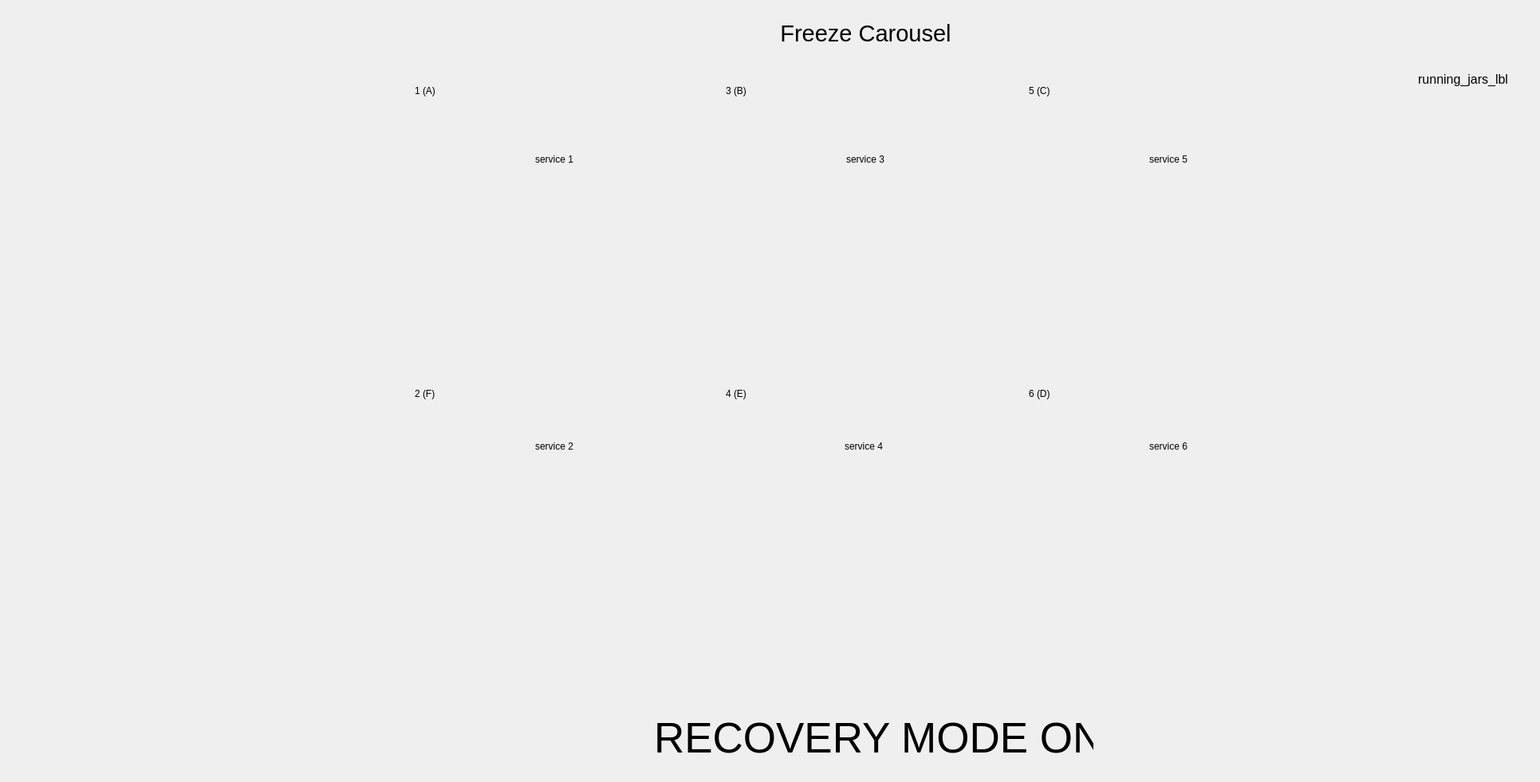
<?xml version="1.0" encoding="UTF-8"?>
<ui version="4.0">
 <class>home_frame</class>
 <widget class="QFrame" name="home_frame">
  <property name="geometry">
   <rect>
    <x>0</x>
    <y>0</y>
    <width>1931</width>
    <height>981</height>
   </rect>
  </property>
  <property name="windowTitle">
   <string>HomeFrame</string>
  </property>
  <widget class="QPushButton" name="service_1_btn">
   <property name="geometry">
    <rect>
     <x>530</x>
     <y>170</y>
     <width>330</width>
     <height>60</height>
    </rect>
   </property>
   <property name="text">
    <string>service 1</string>
   </property>
   <property name="flat">
    <bool>true</bool>
   </property>
   <attribute name="buttonGroup">
    <string notr="true">service_btn_group</string>
   </attribute>
  </widget>
  <widget class="QPushButton" name="service_3_btn">
   <property name="geometry">
    <rect>
     <x>920</x>
     <y>170</y>
     <width>330</width>
     <height>60</height>
    </rect>
   </property>
   <property name="text">
    <string>service 3</string>
   </property>
   <property name="flat">
    <bool>true</bool>
   </property>
   <attribute name="buttonGroup">
    <string notr="true">service_btn_group</string>
   </attribute>
  </widget>
  <widget class="QPushButton" name="service_6_btn">
   <property name="geometry">
    <rect>
     <x>1300</x>
     <y>530</y>
     <width>330</width>
     <height>60</height>
    </rect>
   </property>
   <property name="text">
    <string>service 6</string>
   </property>
   <property name="flat">
    <bool>true</bool>
   </property>
   <attribute name="buttonGroup">
    <string notr="true">service_btn_group</string>
   </attribute>
  </widget>
  <widget class="QPushButton" name="service_4_btn">
   <property name="geometry">
    <rect>
     <x>918</x>
     <y>530</y>
     <width>330</width>
     <height>60</height>
    </rect>
   </property>
   <property name="text">
    <string>service 4</string>
   </property>
   <property name="flat">
    <bool>true</bool>
   </property>
   <attribute name="buttonGroup">
    <string notr="true">service_btn_group</string>
   </attribute>
  </widget>
  <widget class="QPushButton" name="service_2_btn">
   <property name="geometry">
    <rect>
     <x>530</x>
     <y>530</y>
     <width>330</width>
     <height>60</height>
    </rect>
   </property>
   <property name="text">
    <string>service 2</string>
   </property>
   <property name="flat">
    <bool>true</bool>
   </property>
   <attribute name="buttonGroup">
    <string notr="true">service_btn_group</string>
   </attribute>
  </widget>
  <widget class="QPushButton" name="service_5_btn">
   <property name="geometry">
    <rect>
     <x>1300</x>
     <y>170</y>
     <width>330</width>
     <height>60</height>
    </rect>
   </property>
   <property name="text">
    <string>service 5</string>
   </property>
   <property name="flat">
    <bool>true</bool>
   </property>
   <attribute name="buttonGroup">
    <string notr="true">service_btn_group</string>
   </attribute>
  </widget>
  <widget class="QPushButton" name="service_0_btn">
   <property name="geometry">
    <rect>
     <x>290</x>
     <y>170</y>
     <width>171</width>
     <height>81</height>
    </rect>
   </property>
   <property name="autoFillBackground">
    <bool>false</bool>
   </property>
   <property name="styleSheet">
    <string notr="true">background:#EEEEFF</string>
   </property>
   <property name="text">
    <string/>
   </property>
   <property name="icon">
    <iconset>
     <normaloff>../images/alfa_logo.png</normaloff>../images/alfa_logo.png</iconset>
   </property>
   <property name="iconSize">
    <size>
     <width>160</width>
     <height>68</height>
    </size>
   </property>
   <property name="flat">
    <bool>true</bool>
   </property>
   <attribute name="buttonGroup">
    <string notr="true">service_btn_group</string>
   </attribute>
  </widget>
  <widget class="QLabel" name="sinottico">
   <property name="geometry">
    <rect>
     <x>4</x>
     <y>4</y>
     <width>1912</width>
     <height>972</height>
    </rect>
   </property>
   <property name="text">
    <string/>
   </property>
   <property name="pixmap">
    <pixmap>../images/sinottico_6.png</pixmap>
   </property>
   <property name="scaledContents">
    <bool>true</bool>
   </property>
  </widget>
  <widget class="QPushButton" name="feed_jar_btn">
   <property name="geometry">
    <rect>
     <x>90</x>
     <y>350</y>
     <width>141</width>
     <height>91</height>
    </rect>
   </property>
   <property name="text">
    <string/>
   </property>
   <property name="icon">
    <iconset>
     <normaloff>../images/arrow-green.png</normaloff>../images/arrow-green.png</iconset>
   </property>
   <property name="iconSize">
    <size>
     <width>120</width>
     <height>60</height>
    </size>
   </property>
   <property name="flat">
    <bool>true</bool>
   </property>
   <attribute name="buttonGroup">
    <string notr="true">action_btn_group</string>
   </attribute>
  </widget>
  <widget class="QPushButton" name="deliver_jar_btn">
   <property name="geometry">
    <rect>
     <x>10</x>
     <y>460</y>
     <width>171</width>
     <height>91</height>
    </rect>
   </property>
   <property name="text">
    <string/>
   </property>
   <property name="icon">
    <iconset>
     <normaloff>../images/arrow-red.png</normaloff>../images/arrow-red.png</iconset>
   </property>
   <property name="iconSize">
    <size>
     <width>120</width>
     <height>60</height>
    </size>
   </property>
   <property name="flat">
    <bool>true</bool>
   </property>
   <attribute name="buttonGroup">
    <string notr="true">action_btn_group</string>
   </attribute>
  </widget>
  <widget class="QPushButton" name="action_01_btn">
   <property name="geometry">
    <rect>
     <x>270</x>
     <y>390</y>
     <width>71</width>
     <height>61</height>
    </rect>
   </property>
   <property name="text">
    <string/>
   </property>
   <property name="icon">
    <iconset>
     <normaloff>../images/settings.png</normaloff>../images/settings.png</iconset>
   </property>
   <property name="iconSize">
    <size>
     <width>50</width>
     <height>50</height>
    </size>
   </property>
   <property name="flat">
    <bool>true</bool>
   </property>
   <attribute name="buttonGroup">
    <string notr="true">action_btn_group</string>
   </attribute>
  </widget>
  <widget class="QPushButton" name="action_03_btn">
   <property name="geometry">
    <rect>
     <x>950</x>
     <y>390</y>
     <width>71</width>
     <height>61</height>
    </rect>
   </property>
   <property name="text">
    <string/>
   </property>
   <property name="icon">
    <iconset>
     <normaloff>../images/settings.png</normaloff>../images/settings.png</iconset>
   </property>
   <property name="iconSize">
    <size>
     <width>50</width>
     <height>50</height>
    </size>
   </property>
   <property name="flat">
    <bool>true</bool>
   </property>
   <attribute name="buttonGroup">
    <string notr="true">action_btn_group</string>
   </attribute>
  </widget>
  <widget class="QPushButton" name="action_02_btn">
   <property name="geometry">
    <rect>
     <x>560</x>
     <y>390</y>
     <width>71</width>
     <height>61</height>
    </rect>
   </property>
   <property name="text">
    <string/>
   </property>
   <property name="icon">
    <iconset>
     <normaloff>../images/settings.png</normaloff>../images/settings.png</iconset>
   </property>
   <property name="iconSize">
    <size>
     <width>50</width>
     <height>50</height>
    </size>
   </property>
   <property name="flat">
    <bool>true</bool>
   </property>
   <attribute name="buttonGroup">
    <string notr="true">action_btn_group</string>
   </attribute>
  </widget>
  <widget class="QPushButton" name="action_04_btn">
   <property name="geometry">
    <rect>
     <x>1330</x>
     <y>390</y>
     <width>71</width>
     <height>61</height>
    </rect>
   </property>
   <property name="text">
    <string/>
   </property>
   <property name="icon">
    <iconset>
     <normaloff>../images/settings.png</normaloff>../images/settings.png</iconset>
   </property>
   <property name="iconSize">
    <size>
     <width>50</width>
     <height>50</height>
    </size>
   </property>
   <property name="flat">
    <bool>true</bool>
   </property>
   <attribute name="buttonGroup">
    <string notr="true">action_btn_group</string>
   </attribute>
  </widget>
  <widget class="QPushButton" name="action_08_btn">
   <property name="geometry">
    <rect>
     <x>560</x>
     <y>760</y>
     <width>71</width>
     <height>61</height>
    </rect>
   </property>
   <property name="text">
    <string/>
   </property>
   <property name="icon">
    <iconset>
     <normaloff>../images/settings.png</normaloff>../images/settings.png</iconset>
   </property>
   <property name="iconSize">
    <size>
     <width>50</width>
     <height>50</height>
    </size>
   </property>
   <property name="flat">
    <bool>true</bool>
   </property>
   <attribute name="buttonGroup">
    <string notr="true">action_btn_group</string>
   </attribute>
  </widget>
  <widget class="QPushButton" name="action_06_btn">
   <property name="geometry">
    <rect>
     <x>1330</x>
     <y>760</y>
     <width>71</width>
     <height>61</height>
    </rect>
   </property>
   <property name="text">
    <string/>
   </property>
   <property name="icon">
    <iconset>
     <normaloff>../images/settings.png</normaloff>../images/settings.png</iconset>
   </property>
   <property name="iconSize">
    <size>
     <width>50</width>
     <height>50</height>
    </size>
   </property>
   <property name="flat">
    <bool>true</bool>
   </property>
   <attribute name="buttonGroup">
    <string notr="true">action_btn_group</string>
   </attribute>
  </widget>
  <widget class="QPushButton" name="action_07_btn">
   <property name="geometry">
    <rect>
     <x>950</x>
     <y>760</y>
     <width>71</width>
     <height>61</height>
    </rect>
   </property>
   <property name="text">
    <string/>
   </property>
   <property name="icon">
    <iconset>
     <normaloff>../images/settings.png</normaloff>../images/settings.png</iconset>
   </property>
   <property name="iconSize">
    <size>
     <width>50</width>
     <height>50</height>
    </size>
   </property>
   <property name="flat">
    <bool>true</bool>
   </property>
   <attribute name="buttonGroup">
    <string notr="true">action_btn_group</string>
   </attribute>
  </widget>
  <widget class="QPushButton" name="action_05_btn">
   <property name="geometry">
    <rect>
     <x>1680</x>
     <y>580</y>
     <width>71</width>
     <height>61</height>
    </rect>
   </property>
   <property name="text">
    <string/>
   </property>
   <property name="icon">
    <iconset>
     <normaloff>../images/settings.png</normaloff>../images/settings.png</iconset>
   </property>
   <property name="iconSize">
    <size>
     <width>50</width>
     <height>50</height>
    </size>
   </property>
   <property name="flat">
    <bool>true</bool>
   </property>
   <attribute name="buttonGroup">
    <string notr="true">action_btn_group</string>
   </attribute>
  </widget>
  <widget class="QPushButton" name="action_09_btn">
   <property name="geometry">
    <rect>
     <x>410</x>
     <y>600</y>
     <width>71</width>
     <height>61</height>
    </rect>
   </property>
   <property name="text">
    <string/>
   </property>
   <property name="icon">
    <iconset>
     <normaloff>../images/settings.png</normaloff>../images/settings.png</iconset>
   </property>
   <property name="iconSize">
    <size>
     <width>50</width>
     <height>50</height>
    </size>
   </property>
   <property name="flat">
    <bool>true</bool>
   </property>
   <attribute name="buttonGroup">
    <string notr="true">action_btn_group</string>
   </attribute>
  </widget>
  <widget class="QPushButton" name="action_10_btn">
   <property name="geometry">
    <rect>
     <x>200</x>
     <y>490</y>
     <width>71</width>
     <height>61</height>
    </rect>
   </property>
   <property name="text">
    <string/>
   </property>
   <property name="icon">
    <iconset>
     <normaloff>../images/settings.png</normaloff>../images/settings.png</iconset>
   </property>
   <property name="iconSize">
    <size>
     <width>50</width>
     <height>50</height>
    </size>
   </property>
   <property name="flat">
    <bool>true</bool>
   </property>
   <attribute name="buttonGroup">
    <string notr="true">action_btn_group</string>
   </attribute>
  </widget>
  <widget class="QLabel" name="refill_1_lbl">
   <property name="geometry">
    <rect>
     <x>530</x>
     <y>240</y>
     <width>56</width>
     <height>56</height>
    </rect>
   </property>
   <property name="styleSheet">
    <string notr="true">color:#000000;
</string>
   </property>
   <property name="text">
    <string/>
   </property>
   <property name="pixmap">
    <pixmap>../images/tank_gray.png</pixmap>
   </property>
   <property name="scaledContents">
    <bool>true</bool>
   </property>
   <property name="iconSize" stdset="0">
    <size>
     <width>68</width>
     <height>68</height>
    </size>
   </property>
  </widget>
  <widget class="QLabel" name="refill_3_lbl">
   <property name="geometry">
    <rect>
     <x>918</x>
     <y>240</y>
     <width>56</width>
     <height>56</height>
    </rect>
   </property>
   <property name="styleSheet">
    <string notr="true">color:#000000;
</string>
   </property>
   <property name="text">
    <string/>
   </property>
   <property name="pixmap">
    <pixmap>../images/tank_gray.png</pixmap>
   </property>
   <property name="scaledContents">
    <bool>true</bool>
   </property>
   <property name="iconSize" stdset="0">
    <size>
     <width>68</width>
     <height>68</height>
    </size>
   </property>
  </widget>
  <widget class="QLabel" name="refill_5_lbl">
   <property name="geometry">
    <rect>
     <x>1300</x>
     <y>240</y>
     <width>56</width>
     <height>56</height>
    </rect>
   </property>
   <property name="styleSheet">
    <string notr="true">color:#000000;
</string>
   </property>
   <property name="text">
    <string/>
   </property>
   <property name="pixmap">
    <pixmap>../images/tank_gray.png</pixmap>
   </property>
   <property name="scaledContents">
    <bool>true</bool>
   </property>
   <property name="iconSize" stdset="0">
    <size>
     <width>68</width>
     <height>68</height>
    </size>
   </property>
  </widget>
  <widget class="QLabel" name="refill_2_lbl">
   <property name="geometry">
    <rect>
     <x>530</x>
     <y>600</y>
     <width>56</width>
     <height>56</height>
    </rect>
   </property>
   <property name="styleSheet">
    <string notr="true">color:#000000;
</string>
   </property>
   <property name="text">
    <string/>
   </property>
   <property name="pixmap">
    <pixmap>../images/tank_gray.png</pixmap>
   </property>
   <property name="scaledContents">
    <bool>true</bool>
   </property>
   <property name="iconSize" stdset="0">
    <size>
     <width>68</width>
     <height>68</height>
    </size>
   </property>
  </widget>
  <widget class="QLabel" name="refill_4_lbl">
   <property name="geometry">
    <rect>
     <x>918</x>
     <y>600</y>
     <width>56</width>
     <height>56</height>
    </rect>
   </property>
   <property name="styleSheet">
    <string notr="true">color:#000000;
</string>
   </property>
   <property name="text">
    <string/>
   </property>
   <property name="pixmap">
    <pixmap>../images/tank_gray.png</pixmap>
   </property>
   <property name="scaledContents">
    <bool>true</bool>
   </property>
   <property name="iconSize" stdset="0">
    <size>
     <width>68</width>
     <height>68</height>
    </size>
   </property>
  </widget>
  <widget class="QLabel" name="refill_6_lbl">
   <property name="geometry">
    <rect>
     <x>1299</x>
     <y>600</y>
     <width>56</width>
     <height>56</height>
    </rect>
   </property>
   <property name="styleSheet">
    <string notr="true">color:#000000;
</string>
   </property>
   <property name="text">
    <string/>
   </property>
   <property name="pixmap">
    <pixmap>../images/tank_gray.png</pixmap>
   </property>
   <property name="scaledContents">
    <bool>true</bool>
   </property>
   <property name="iconSize" stdset="0">
    <size>
     <width>68</width>
     <height>68</height>
    </size>
   </property>
  </widget>
  <widget class="QLabel" name="reserve_1_label">
   <property name="geometry">
    <rect>
     <x>790</x>
     <y>240</y>
     <width>56</width>
     <height>100</height>
    </rect>
   </property>
   <property name="text">
    <string/>
   </property>
   <property name="pixmap">
    <pixmap>../images/Riserva.gif</pixmap>
   </property>
   <property name="scaledContents">
    <bool>true</bool>
   </property>
  </widget>
  <widget class="QLabel" name="reserve_3_label">
   <property name="geometry">
    <rect>
     <x>1170</x>
     <y>240</y>
     <width>56</width>
     <height>100</height>
    </rect>
   </property>
   <property name="text">
    <string/>
   </property>
   <property name="pixmap">
    <pixmap>../images/Riserva.gif</pixmap>
   </property>
   <property name="scaledContents">
    <bool>true</bool>
   </property>
  </widget>
  <widget class="QLabel" name="reserve_5_label">
   <property name="geometry">
    <rect>
     <x>1560</x>
     <y>240</y>
     <width>56</width>
     <height>100</height>
    </rect>
   </property>
   <property name="text">
    <string/>
   </property>
   <property name="pixmap">
    <pixmap>../images/Riserva.gif</pixmap>
   </property>
   <property name="scaledContents">
    <bool>true</bool>
   </property>
  </widget>
  <widget class="QLabel" name="reserve_2_label">
   <property name="geometry">
    <rect>
     <x>790</x>
     <y>610</y>
     <width>56</width>
     <height>100</height>
    </rect>
   </property>
   <property name="text">
    <string/>
   </property>
   <property name="pixmap">
    <pixmap>../images/Riserva.gif</pixmap>
   </property>
   <property name="scaledContents">
    <bool>true</bool>
   </property>
  </widget>
  <widget class="QLabel" name="reserve_4_label">
   <property name="geometry">
    <rect>
     <x>1170</x>
     <y>610</y>
     <width>56</width>
     <height>100</height>
    </rect>
   </property>
   <property name="text">
    <string/>
   </property>
   <property name="pixmap">
    <pixmap>../images/Riserva.gif</pixmap>
   </property>
   <property name="scaledContents">
    <bool>true</bool>
   </property>
  </widget>
  <widget class="QLabel" name="reserve_6_label">
   <property name="geometry">
    <rect>
     <x>1560</x>
     <y>610</y>
     <width>56</width>
     <height>100</height>
    </rect>
   </property>
   <property name="text">
    <string/>
   </property>
   <property name="pixmap">
    <pixmap>../images/Riserva.gif</pixmap>
   </property>
   <property name="scaledContents">
    <bool>true</bool>
   </property>
  </widget>
  <widget class="QPushButton" name="freeze_carousel_btn">
   <property name="geometry">
    <rect>
     <x>850</x>
     <y>8</y>
     <width>471</width>
     <height>68</height>
    </rect>
   </property>
   <property name="font">
    <font>
     <pointsize>22</pointsize>
    </font>
   </property>
   <property name="text">
    <string>Freeze Carousel</string>
   </property>
   <property name="iconSize">
    <size>
     <width>72</width>
     <height>72</height>
    </size>
   </property>
   <property name="flat">
    <bool>true</bool>
   </property>
   <attribute name="buttonGroup">
    <string notr="true">action_btn_group</string>
   </attribute>
  </widget>
  <widget class="QLabel" name="STEP_11_label">
   <property name="geometry">
    <rect>
     <x>410</x>
     <y>470</y>
     <width>85</width>
     <height>85</height>
    </rect>
   </property>
   <property name="scaledContents">
    <bool>true</bool>
   </property>
   <property name="alignment">
    <set>Qt::AlignCenter</set>
   </property>
  </widget>
  <widget class="QLabel" name="STEP_07_label">
   <property name="geometry">
    <rect>
     <x>1430</x>
     <y>745</y>
     <width>85</width>
     <height>85</height>
    </rect>
   </property>
   <property name="font">
    <font>
     <pointsize>10</pointsize>
    </font>
   </property>
   <property name="scaledContents">
    <bool>true</bool>
   </property>
   <property name="alignment">
    <set>Qt::AlignCenter</set>
   </property>
  </widget>
  <widget class="QLabel" name="STEP_09_label">
   <property name="geometry">
    <rect>
     <x>655</x>
     <y>745</y>
     <width>85</width>
     <height>85</height>
    </rect>
   </property>
   <property name="font">
    <font>
     <pointsize>10</pointsize>
    </font>
   </property>
   <property name="scaledContents">
    <bool>true</bool>
   </property>
   <property name="alignment">
    <set>Qt::AlignCenter</set>
   </property>
  </widget>
  <widget class="QLabel" name="STEP_01_label">
   <property name="geometry">
    <rect>
     <x>410</x>
     <y>370</y>
     <width>85</width>
     <height>85</height>
    </rect>
   </property>
   <property name="scaledContents">
    <bool>true</bool>
   </property>
   <property name="alignment">
    <set>Qt::AlignCenter</set>
   </property>
  </widget>
  <widget class="QLabel" name="STEP_06_label">
   <property name="geometry">
    <rect>
     <x>1680</x>
     <y>740</y>
     <width>85</width>
     <height>85</height>
    </rect>
   </property>
   <property name="scaledContents">
    <bool>true</bool>
   </property>
   <property name="alignment">
    <set>Qt::AlignCenter</set>
   </property>
  </widget>
  <widget class="QLabel" name="STEP_10_label">
   <property name="geometry">
    <rect>
     <x>410</x>
     <y>740</y>
     <width>85</width>
     <height>85</height>
    </rect>
   </property>
   <property name="scaledContents">
    <bool>true</bool>
   </property>
   <property name="alignment">
    <set>Qt::AlignCenter</set>
   </property>
  </widget>
  <widget class="QLabel" name="STEP_12_label">
   <property name="geometry">
    <rect>
     <x>280</x>
     <y>470</y>
     <width>85</width>
     <height>85</height>
    </rect>
   </property>
   <property name="scaledContents">
    <bool>true</bool>
   </property>
   <property name="alignment">
    <set>Qt::AlignCenter</set>
   </property>
  </widget>
  <widget class="QLabel" name="STEP_03_label">
   <property name="geometry">
    <rect>
     <x>1040</x>
     <y>370</y>
     <width>85</width>
     <height>85</height>
    </rect>
   </property>
   <property name="font">
    <font>
     <pointsize>10</pointsize>
    </font>
   </property>
   <property name="scaledContents">
    <bool>true</bool>
   </property>
   <property name="alignment">
    <set>Qt::AlignCenter</set>
   </property>
  </widget>
  <widget class="QLabel" name="STEP_05_label">
   <property name="geometry">
    <rect>
     <x>1680</x>
     <y>380</y>
     <width>85</width>
     <height>85</height>
    </rect>
   </property>
   <property name="scaledContents">
    <bool>true</bool>
   </property>
   <property name="alignment">
    <set>Qt::AlignCenter</set>
   </property>
  </widget>
  <widget class="QLabel" name="STEP_08_label">
   <property name="geometry">
    <rect>
     <x>1040</x>
     <y>745</y>
     <width>85</width>
     <height>85</height>
    </rect>
   </property>
   <property name="font">
    <font>
     <pointsize>10</pointsize>
    </font>
   </property>
   <property name="scaledContents">
    <bool>true</bool>
   </property>
   <property name="alignment">
    <set>Qt::AlignCenter</set>
   </property>
  </widget>
  <widget class="QLabel" name="STEP_04_label">
   <property name="geometry">
    <rect>
     <x>1430</x>
     <y>370</y>
     <width>85</width>
     <height>85</height>
    </rect>
   </property>
   <property name="font">
    <font>
     <pointsize>10</pointsize>
    </font>
   </property>
   <property name="scaledContents">
    <bool>true</bool>
   </property>
   <property name="alignment">
    <set>Qt::AlignCenter</set>
   </property>
  </widget>
  <widget class="QLabel" name="STEP_02_label">
   <property name="geometry">
    <rect>
     <x>655</x>
     <y>370</y>
     <width>85</width>
     <height>85</height>
    </rect>
   </property>
   <property name="font">
    <font>
     <pointsize>10</pointsize>
    </font>
   </property>
   <property name="scaledContents">
    <bool>true</bool>
   </property>
   <property name="alignment">
    <set>Qt::AlignCenter</set>
   </property>
  </widget>
  <widget class="QLabel" name="container_presence_1_label">
   <property name="geometry">
    <rect>
     <x>690</x>
     <y>355</y>
     <width>24</width>
     <height>24</height>
    </rect>
   </property>
   <property name="text">
    <string/>
   </property>
   <property name="scaledContents">
    <bool>true</bool>
   </property>
  </widget>
  <widget class="QLabel" name="container_presence_3_label">
   <property name="geometry">
    <rect>
     <x>1075</x>
     <y>355</y>
     <width>24</width>
     <height>24</height>
    </rect>
   </property>
   <property name="text">
    <string/>
   </property>
   <property name="scaledContents">
    <bool>true</bool>
   </property>
  </widget>
  <widget class="QLabel" name="container_presence_5_label">
   <property name="geometry">
    <rect>
     <x>1465</x>
     <y>355</y>
     <width>24</width>
     <height>24</height>
    </rect>
   </property>
   <property name="text">
    <string/>
   </property>
   <property name="scaledContents">
    <bool>true</bool>
   </property>
  </widget>
  <widget class="QLabel" name="container_presence_6_label">
   <property name="geometry">
    <rect>
     <x>1465</x>
     <y>730</y>
     <width>24</width>
     <height>24</height>
    </rect>
   </property>
   <property name="text">
    <string/>
   </property>
   <property name="scaledContents">
    <bool>true</bool>
   </property>
  </widget>
  <widget class="QLabel" name="container_presence_4_label">
   <property name="geometry">
    <rect>
     <x>1075</x>
     <y>730</y>
     <width>24</width>
     <height>24</height>
    </rect>
   </property>
   <property name="text">
    <string/>
   </property>
   <property name="scaledContents">
    <bool>true</bool>
   </property>
  </widget>
  <widget class="QLabel" name="container_presence_2_label">
   <property name="geometry">
    <rect>
     <x>690</x>
     <y>730</y>
     <width>24</width>
     <height>24</height>
    </rect>
   </property>
   <property name="text">
    <string/>
   </property>
   <property name="scaledContents">
    <bool>true</bool>
   </property>
  </widget>
  <widget class="QLabel" name="load_lifter_up_label">
   <property name="geometry">
    <rect>
     <x>1770</x>
     <y>440</y>
     <width>24</width>
     <height>24</height>
    </rect>
   </property>
   <property name="text">
    <string/>
   </property>
   <property name="scaledContents">
    <bool>true</bool>
   </property>
  </widget>
  <widget class="QLabel" name="load_lifter_down_label">
   <property name="geometry">
    <rect>
     <x>1770</x>
     <y>820</y>
     <width>24</width>
     <height>24</height>
    </rect>
   </property>
   <property name="text">
    <string/>
   </property>
   <property name="scaledContents">
    <bool>true</bool>
   </property>
  </widget>
  <widget class="QLabel" name="unload_lifter_down_label">
   <property name="geometry">
    <rect>
     <x>380</x>
     <y>820</y>
     <width>24</width>
     <height>24</height>
    </rect>
   </property>
   <property name="text">
    <string/>
   </property>
   <property name="scaledContents">
    <bool>true</bool>
   </property>
  </widget>
  <widget class="QLabel" name="unload_lifter_up_label">
   <property name="geometry">
    <rect>
     <x>380</x>
     <y>550</y>
     <width>24</width>
     <height>24</height>
    </rect>
   </property>
   <property name="text">
    <string/>
   </property>
   <property name="scaledContents">
    <bool>true</bool>
   </property>
  </widget>
  <widget class="QLabel" name="running_jars_lbl">
   <property name="geometry">
    <rect>
     <x>1710</x>
     <y>90</y>
     <width>181</width>
     <height>201</height>
    </rect>
   </property>
   <property name="font">
    <font>
     <pointsize>12</pointsize>
    </font>
   </property>
   <property name="autoFillBackground">
    <bool>false</bool>
   </property>
   <property name="text">
    <string>running_jars_lbl</string>
   </property>
   <property name="alignment">
    <set>Qt::AlignRight|Qt::AlignTop|Qt::AlignTrailing</set>
   </property>
   <property name="wordWrap">
    <bool>true</bool>
   </property>
  </widget>
  <widget class="QLabel" name="head_id_1_lbl">
   <property name="geometry">
    <rect>
     <x>520</x>
     <y>90</y>
     <width>120</width>
     <height>48</height>
    </rect>
   </property>
   <property name="styleSheet">
    <string notr="true">color:#000000;
</string>
   </property>
   <property name="text">
    <string>1 (A)</string>
   </property>
   <property name="scaledContents">
    <bool>true</bool>
   </property>
   <property name="iconSize" stdset="0">
    <size>
     <width>68</width>
     <height>68</height>
    </size>
   </property>
  </widget>
  <widget class="QLabel" name="head_id_3_lbl">
   <property name="geometry">
    <rect>
     <x>910</x>
     <y>90</y>
     <width>120</width>
     <height>48</height>
    </rect>
   </property>
   <property name="styleSheet">
    <string notr="true">color:#000000;
</string>
   </property>
   <property name="text">
    <string>3 (B)</string>
   </property>
   <property name="scaledContents">
    <bool>true</bool>
   </property>
   <property name="iconSize" stdset="0">
    <size>
     <width>68</width>
     <height>68</height>
    </size>
   </property>
  </widget>
  <widget class="QLabel" name="head_id_5_lbl">
   <property name="geometry">
    <rect>
     <x>1290</x>
     <y>90</y>
     <width>120</width>
     <height>48</height>
    </rect>
   </property>
   <property name="styleSheet">
    <string notr="true">color:#000000;
</string>
   </property>
   <property name="text">
    <string>5 (C)</string>
   </property>
   <property name="scaledContents">
    <bool>true</bool>
   </property>
   <property name="iconSize" stdset="0">
    <size>
     <width>68</width>
     <height>68</height>
    </size>
   </property>
  </widget>
  <widget class="QLabel" name="head_id_2_lbl">
   <property name="geometry">
    <rect>
     <x>520</x>
     <y>470</y>
     <width>120</width>
     <height>48</height>
    </rect>
   </property>
   <property name="styleSheet">
    <string notr="true">color:#000000;
</string>
   </property>
   <property name="text">
    <string>2 (F)</string>
   </property>
   <property name="scaledContents">
    <bool>true</bool>
   </property>
   <property name="iconSize" stdset="0">
    <size>
     <width>68</width>
     <height>68</height>
    </size>
   </property>
  </widget>
  <widget class="QLabel" name="head_id_6_lbl">
   <property name="geometry">
    <rect>
     <x>1290</x>
     <y>470</y>
     <width>120</width>
     <height>48</height>
    </rect>
   </property>
   <property name="styleSheet">
    <string notr="true">color:#000000;
</string>
   </property>
   <property name="text">
    <string>6 (D)</string>
   </property>
   <property name="scaledContents">
    <bool>true</bool>
   </property>
   <property name="iconSize" stdset="0">
    <size>
     <width>68</width>
     <height>68</height>
    </size>
   </property>
  </widget>
  <widget class="QLabel" name="head_id_4_lbl">
   <property name="geometry">
    <rect>
     <x>910</x>
     <y>470</y>
     <width>120</width>
     <height>48</height>
    </rect>
   </property>
   <property name="styleSheet">
    <string notr="true">color:#000000;
</string>
   </property>
   <property name="text">
    <string>4 (E)</string>
   </property>
   <property name="scaledContents">
    <bool>true</bool>
   </property>
   <property name="iconSize" stdset="0">
    <size>
     <width>68</width>
     <height>68</height>
    </size>
   </property>
  </widget>
  <widget class="QLabel" name="expiry_1_label">
   <property name="geometry">
    <rect>
     <x>710</x>
     <y>240</y>
     <width>56</width>
     <height>100</height>
    </rect>
   </property>
   <property name="text">
    <string/>
   </property>
   <property name="pixmap">
    <pixmap>../images/Riserva.gif</pixmap>
   </property>
   <property name="scaledContents">
    <bool>true</bool>
   </property>
  </widget>
  <widget class="QLabel" name="expiry_2_label">
   <property name="geometry">
    <rect>
     <x>710</x>
     <y>610</y>
     <width>56</width>
     <height>100</height>
    </rect>
   </property>
   <property name="text">
    <string/>
   </property>
   <property name="pixmap">
    <pixmap>../images/Riserva.gif</pixmap>
   </property>
   <property name="scaledContents">
    <bool>true</bool>
   </property>
  </widget>
  <widget class="QLabel" name="expiry_3_label">
   <property name="geometry">
    <rect>
     <x>1090</x>
     <y>240</y>
     <width>56</width>
     <height>100</height>
    </rect>
   </property>
   <property name="text">
    <string/>
   </property>
   <property name="pixmap">
    <pixmap>../images/Riserva.gif</pixmap>
   </property>
   <property name="scaledContents">
    <bool>true</bool>
   </property>
  </widget>
  <widget class="QLabel" name="expiry_4_label">
   <property name="geometry">
    <rect>
     <x>1090</x>
     <y>610</y>
     <width>56</width>
     <height>100</height>
    </rect>
   </property>
   <property name="text">
    <string/>
   </property>
   <property name="pixmap">
    <pixmap>../images/Riserva.gif</pixmap>
   </property>
   <property name="scaledContents">
    <bool>true</bool>
   </property>
  </widget>
  <widget class="QLabel" name="expiry_5_label">
   <property name="geometry">
    <rect>
     <x>1480</x>
     <y>240</y>
     <width>56</width>
     <height>100</height>
    </rect>
   </property>
   <property name="text">
    <string/>
   </property>
   <property name="pixmap">
    <pixmap>../images/Riserva.gif</pixmap>
   </property>
   <property name="scaledContents">
    <bool>true</bool>
   </property>
  </widget>
  <widget class="QLabel" name="expiry_6_label">
   <property name="geometry">
    <rect>
     <x>1480</x>
     <y>610</y>
     <width>56</width>
     <height>100</height>
    </rect>
   </property>
   <property name="text">
    <string/>
   </property>
   <property name="pixmap">
    <pixmap>../images/Riserva.gif</pixmap>
   </property>
   <property name="scaledContents">
    <bool>true</bool>
   </property>
  </widget>
  <widget class="QLabel" name="lbl_recovery">
   <property name="enabled">
    <bool>true</bool>
   </property>
   <property name="geometry">
    <rect>
     <x>820</x>
     <y>900</y>
     <width>551</width>
     <height>51</height>
    </rect>
   </property>
   <property name="font">
    <font>
     <pointsize>40</pointsize>
    </font>
   </property>
   <property name="text">
    <string>RECOVERY MODE ON</string>
   </property>
  </widget>
  <widget class="QPushButton" name="recovery_btn">
   <property name="geometry">
    <rect>
     <x>270</x>
     <y>260</y>
     <width>141</width>
     <height>91</height>
    </rect>
   </property>
   <property name="text">
    <string/>
   </property>
   <property name="icon">
    <iconset>
     <normaloff>../images/recovery.png</normaloff>../images/recovery.png</iconset>
   </property>
   <property name="iconSize">
    <size>
     <width>145</width>
     <height>85</height>
    </size>
   </property>
   <property name="flat">
    <bool>true</bool>
   </property>
   <attribute name="buttonGroup">
    <string notr="true">action_btn_group</string>
   </attribute>
  </widget>
  <zorder>sinottico</zorder>
  <zorder>service_1_btn</zorder>
  <zorder>service_3_btn</zorder>
  <zorder>service_6_btn</zorder>
  <zorder>service_4_btn</zorder>
  <zorder>service_2_btn</zorder>
  <zorder>service_5_btn</zorder>
  <zorder>service_0_btn</zorder>
  <zorder>feed_jar_btn</zorder>
  <zorder>deliver_jar_btn</zorder>
  <zorder>action_01_btn</zorder>
  <zorder>action_02_btn</zorder>
  <zorder>action_03_btn</zorder>
  <zorder>action_04_btn</zorder>
  <zorder>action_08_btn</zorder>
  <zorder>action_06_btn</zorder>
  <zorder>action_07_btn</zorder>
  <zorder>action_05_btn</zorder>
  <zorder>action_09_btn</zorder>
  <zorder>action_10_btn</zorder>
  <zorder>reserve_1_label</zorder>
  <zorder>reserve_3_label</zorder>
  <zorder>reserve_5_label</zorder>
  <zorder>reserve_2_label</zorder>
  <zorder>reserve_4_label</zorder>
  <zorder>reserve_6_label</zorder>
  <zorder>freeze_carousel_btn</zorder>
  <zorder>STEP_07_label</zorder>
  <zorder>STEP_04_label</zorder>
  <zorder>STEP_05_label</zorder>
  <zorder>STEP_06_label</zorder>
  <zorder>STEP_10_label</zorder>
  <zorder>STEP_03_label</zorder>
  <zorder>STEP_02_label</zorder>
  <zorder>STEP_09_label</zorder>
  <zorder>STEP_01_label</zorder>
  <zorder>STEP_08_label</zorder>
  <zorder>STEP_11_label</zorder>
  <zorder>STEP_12_label</zorder>
  <zorder>container_presence_1_label</zorder>
  <zorder>container_presence_3_label</zorder>
  <zorder>container_presence_5_label</zorder>
  <zorder>container_presence_6_label</zorder>
  <zorder>container_presence_4_label</zorder>
  <zorder>container_presence_2_label</zorder>
  <zorder>load_lifter_up_label</zorder>
  <zorder>load_lifter_down_label</zorder>
  <zorder>unload_lifter_down_label</zorder>
  <zorder>unload_lifter_up_label</zorder>
  <zorder>refill_6_lbl</zorder>
  <zorder>refill_1_lbl</zorder>
  <zorder>refill_3_lbl</zorder>
  <zorder>refill_2_lbl</zorder>
  <zorder>refill_4_lbl</zorder>
  <zorder>refill_5_lbl</zorder>
  <zorder>running_jars_lbl</zorder>
  <zorder>head_id_1_lbl</zorder>
  <zorder>head_id_3_lbl</zorder>
  <zorder>head_id_5_lbl</zorder>
  <zorder>head_id_2_lbl</zorder>
  <zorder>head_id_6_lbl</zorder>
  <zorder>head_id_4_lbl</zorder>
  <zorder>expiry_1_label</zorder>
  <zorder>expiry_2_label</zorder>
  <zorder>expiry_3_label</zorder>
  <zorder>expiry_4_label</zorder>
  <zorder>expiry_5_label</zorder>
  <zorder>expiry_6_label</zorder>
  <zorder>lbl_recovery</zorder>
 </widget>
 <resources/>
 <connections/>
 <buttongroups>
  <buttongroup name="service_btn_group"/>
  <buttongroup name="action_btn_group"/>
 </buttongroups>
</ui>
